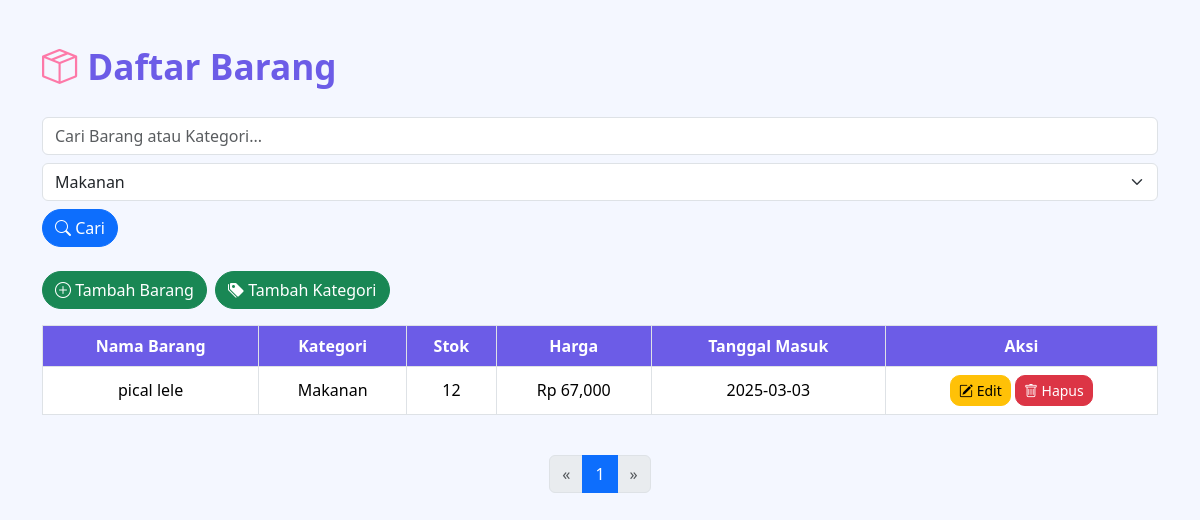
The app's page /barang/index.php?kategori=1 with its own data.
### tables this page shows
CREATE TABLE `barang` (
  `ID` int(11) NOT NULL,
  `NamaBarang` varchar(100) DEFAULT NULL,
  `KategoriID` int(11) DEFAULT NULL,
  `Stok` int(11) DEFAULT NULL,
  `Harga` bigint(20) DEFAULT NULL,
  `TanggalMasuk` date DEFAULT NULL
);

CREATE TABLE `kategori` (
  `ID` int(11) NOT NULL,
  `NamaKategori` varchar(100) DEFAULT NULL
);

### barang/index.php (the view, shortened to what this page needs)
<?php
include 'db.php';
$kategoriResult = $conn->query("SELECT * FROM Kategori");
$kategoriList = [];
if ($kategoriResult && $kategoriResult->num_rows > 0) {
    while ($row = $kategoriResult->fetch_assoc()) {
        $kategoriList[] = $row;
    }
}
$itemsPerPage = 10;
$page = isset($_GET['page']) ? (int)$_GET['page'] : 1;
$offset = ($page - 1) * $itemsPerPage;
$search = isset($_GET['search']) ? $conn->real_escape_string($_GET['search']) : '';
$selectedKategori = isset($_GET['kategori']) ? $conn->real_escape_string($_GET['kategori']) : '';
$sql = "SELECT Barang.*, Kategori.NamaKategori FROM Barang
        LEFT JOIN Kategori ON Barang.KategoriID = Kategori.ID
        WHERE (Barang.NamaBarang LIKE '%$search%' OR Kategori.NamaKategori LIKE '%$search%')";
if (!empty($selectedKategori)) {
    $sql .= " AND Barang.KategoriID = '$selectedKategori'";
}
$sql .= " LIMIT $itemsPerPage OFFSET $offset";
$result = $conn->query($sql);
$sqlCount = "SELECT COUNT(*) AS total FROM Barang
             LEFT JOIN Kategori ON Barang.KategoriID = Kategori.ID
             WHERE (Barang.NamaBarang LIKE '%$search%' OR Kategori.NamaKategori LIKE '%$search%')";
if (!empty($selectedKategori)) {
    $sqlCount .= " AND Barang.KategoriID = '$selectedKategori'";
}
$countResult = $conn->query($sqlCount);
$totalRows = ($countResult && $countResult->num_rows > 0) ? $countResult->fetch_assoc()['total'] : 0;
$totalPages = ceil($totalRows / $itemsPerPage);
?>
<!DOCTYPE html>
<html lang="id">
<head>
    <link href="https://cdn.jsdelivr.net/npm/bootstrap@5.3.2/dist/css/bootstrap.min.css" rel="stylesheet">
    <link href="https://cdn.jsdelivr.net/npm/bootstrap-icons@1.10.5/font/bootstrap-icons.css" rel="stylesheet">
</head>
<body>
<div class="container">
    <div class="genz-heading mb-4">
        <i class="bi bi-box-seam"></i> Daftar Barang
    </div>
    <form method="GET" class="search-bar mb-4 d-flex flex-wrap align-items-center gap-2">
        <input type="text" name="search" class="form-control" placeholder="Cari Barang atau Kategori..." value="<?= htmlspecialchars($search) ?>">
        <select name="kategori" class="form-select">
            <?php foreach ($kategoriList as $k): ?>
                <option value="<?= $k['ID'] ?>" <?= ($selectedKategori == $k['ID']) ? 'selected' : '' ?>>
                    <?= htmlspecialchars($k['NamaKategori']) ?>
                </option>
            <?php endforeach; ?>
        </select>
        <button type="submit" class="btn btn-primary"><i class="bi bi-search"></i> Cari</button>
    </form>
    <div class="mb-3 d-flex flex-wrap gap-2">
        <a href="tambah_barang.php" class="btn btn-success"><i class="bi bi-plus-circle"></i> Tambah Barang</a>
        <a href="tambah_kategori.php" class="btn btn-success"><i class="bi bi-tags-fill"></i> Tambah Kategori</a>
    </div>
    <div class="table-responsive">
        <table class="table table-bordered align-middle text-center">
            <thead>
                <tr>
                    <th>Nama Barang</th>
                    <th>Kategori</th>
                    <th>Stok</th>
                    <th>Harga</th>
                    <th>Tanggal Masuk</th>
                    <th>Aksi</th>
                </tr>
            </thead>
            <tbody>
                <?php if ($result && $result->num_rows > 0): ?>
                    <?php while ($row = $result->fetch_assoc()) : ?>
                        <tr>
                            <td><?= htmlspecialchars($row['NamaBarang']) ?></td>
                            <td><?= htmlspecialchars($row['NamaKategori']) ?></td>
                            <td><?= $row['Stok'] ?></td>
                            <td>Rp <?= number_format($row['Harga']) ?></td>
                            <td><?= $row['TanggalMasuk'] ?></td>
                            <td>
                                <a href="edit_barang.php?id=<?= $row['ID'] ?>" class="btn btn-warning btn-sm"><i class="bi bi-pencil-square"></i> Edit</a>
                                <a href="hapus_barang.php?id=<?= $row['ID'] ?>" class="btn btn-danger btn-sm" onclick="return confirm('Yakin mau hapus barang ini?');"><i class="bi bi-trash"></i> Hapus</a>
                            </td>
                        </tr>
                    <?php endwhile; ?>
                <?php else: ?>
                    <tr><td colspan="6">Data tidak ditemukan.</td></tr>
                <?php endif; ?>
            </tbody>
        </table>
    </div>
    <nav aria-label="Page navigation">
        <ul class="pagination justify-content-center mt-4">
            <li class="page-item <?= ($page == 1) ? 'disabled' : '' ?>">
                <a class="page-link" href="?page=<?= $page - 1 ?>&search=<?= htmlspecialchars($search) ?>&kategori=<?= $selectedKategori ?>">&laquo;</a>
            </li>
            <?php for ($i = 1; $i <= $totalPages; $i++) : ?>
                <li class="page-item <?= ($i == $page) ? 'active' : '' ?>">
                    <a class="page-link" href="?page=<?= $i ?>&search=<?= htmlspecialchars($search) ?>&kategori=<?= $selectedKategori ?>"><?= $i ?></a>
                </li>
            <?php endfor; ?>
            <li class="page-item <?= ($page == $totalPages) ? 'disabled' : '' ?>">
                <a class="page-link" href="?page=<?= $page + 1 ?>&search=<?= htmlspecialchars($search) ?>&kategori=<?= $selectedKategori ?>">&raquo;</a>
            </li>
        </ul>
    </nav>
</div>
</body>
</html>

### barang/index.php (style rules this page uses)
body { background: #f4f7ff; font-family: 'Segoe UI', sans-serif; }
.container { margin-top: 40px; }
.table th { background-color: #6c5ce7; color: white; }
.btn-primary, .btn-success { border-radius: 20px; }
.btn-warning, .btn-danger { border-radius: 10px; }
.genz-heading { font-size: 2.2rem; font-weight: bold; color: #6c5ce7; display: flex; align-items: center; gap: 10px; }
.genz-heading i { color: #fd79a8; }
.search-bar { display: flex; gap: 10px; margin-bottom: 20px; flex-wrap: wrap; }
.search-bar select, .search-bar input { min-width: 200px; }

### records on screen
barang: NamaBarang "pical lele", KategoriID.NamaKategori "Makanan", Stok "12", Harga "67,000", TanggalMasuk "2025-03-03"

### other values on screen
form field kategori "Makanan"
